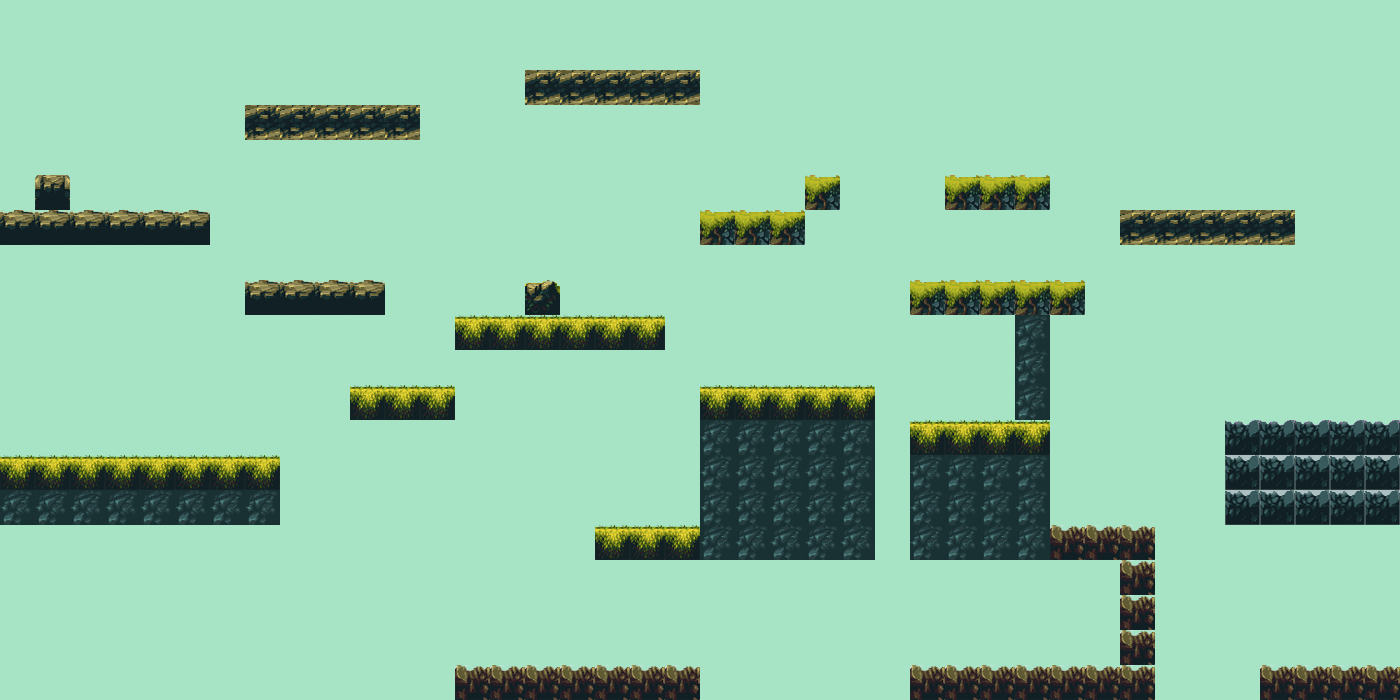

Tiled map render using the project's own tile images. Description and the map definition, with tile-layer contents summarised, below:
An orthogonal 40x20 tile map with 35x35 px tiles, 2 tile layers (backgroundLayer, collisionLayer) and 2 objects.

<map version="1.0" orientation="orthogonal" renderorder="right-down" width="40" height="20" tilewidth="35" tileheight="35" nextobjectid="22">
 <tileset firstgid="1" name="tiles_spritesheet" tilewidth="35" tileheight="35" spacing="1" tilecount="156" columns="12">
  <image source="../images/tiles_spritesheet.png" width="457" height="468" />
 </tileset>
 <layer name="backgroundLayer" width="40" height="20">
  <data>[800 cells, 800 non-empty, 1 distinct tile ids]</data>
 </layer>
 <layer name="collisionLayer" width="40" height="20">
  <data>[800 cells, 150 non-empty, 10 distinct tile ids]</data>
 </layer>
 <objectgroup name="objectsLayer">
  <object id="1" gid="147" x="946" y="386" width="35" height="35">
   <properties>
    <property name="type" value="player" />
   </properties>
  </object>
  <object id="18" gid="77" x="173" y="196" width="35" height="35">
   <properties>
    <property name="type" value="aviso" />
   </properties>
  </object>
 </objectgroup>
</map>